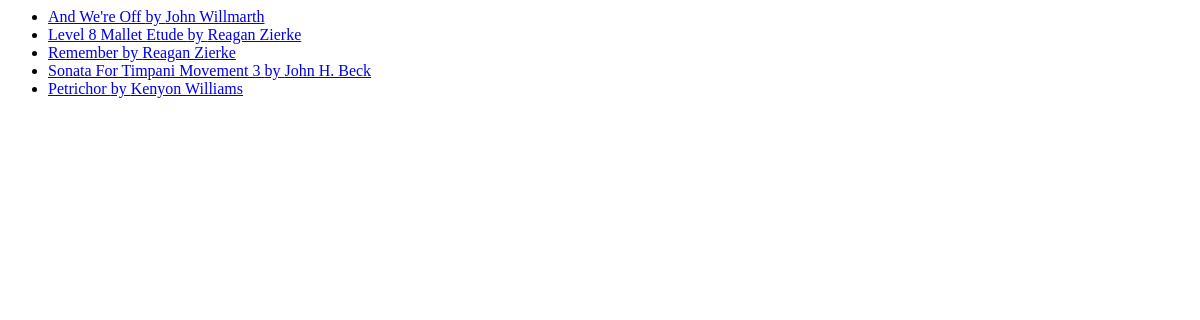
The page /performances/ on the database as committed earlier.
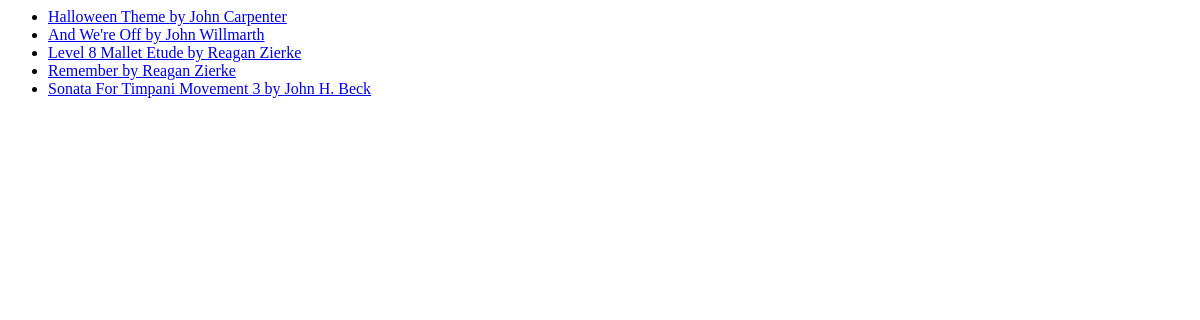
The same page on the database as committed later.
### performances/models.py (models this page shows, shortened)
class Performed_Piece(models.Model):
    title = models.CharField(max_length=100)
    composer = models.CharField(max_length=100)
    description = models.TextField()
    link = models.URLField(max_length=200)
    piece_type = models.CharField(max_length=100)
    instruments = models.ManyToManyField(Instruments, related_name='musical_pieces')
    date = models.DateField(null=True, blank=True)

### performances/views.py (the view)
# urls.py: path("", views.index, name="index"),
def index(request):
    latest_performances = Performed_Piece.objects.order_by("-date")[:5]
    template = loader.get_template("performances/index.html")
    context = {"latest_performances" : latest_performances}
    return HttpResponse(template.render(context, request))

### performances/templates/performances/index.html
{% if latest_performances %}
    <ul>
        {% for performance in latest_performances %}
        <li><a href="/performances/{{performance.id}}/">
            {{performance.title}} by {{performance.composer}}
        </a></li>
        {% endfor %}
    </ul>
    {% else %}
    <p>No performances are available.</p>
    {% endif %}

Rows that differ between the two databases and show on the page:
no longer on this page (row edited): Performed_Piece: title "Petrichor", composer "Kenyon Williams"
added Performed_Piece: title "Halloween Theme", composer "John Carpenter"
